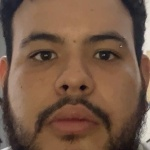
#> input picture Data/Jhon/rotro_10.jpg, 150 x 150 px, given in place of the camera
$ python capturandoRostros.py
#> lines starting #> are read from the running program, lines starting #| are printed output that depends on the picture
import cv2
import os
import imutils

personName = 'Jhon'
dataPath = 'C:/Users/jacke/OneDrive/Escritorio/Reconocimiento Facial/Data' #Cambia a la ruta donde hayas almacenado Data
personPath = dataPath + '/' + personName

if not os.path.exists(personPath):
	print('Carpeta creada: ',personPath)
	os.makedirs(personPath)

cap = cv2.VideoCapture(0,cv2.CAP_DSHOW)


faceClassif = cv2.CascadeClassifier(cv2.data.haarcascades+'haarcascade_frontalface_default.xml')
count = 0

while True:

	ret, frame = cap.read()
#> frame is the input picture: shape (150, 150, 3); mean B, G, R 69.5, 88, 117.3
	if ret == False: break
	frame =  imutils.resize(frame, width=640)
#> frame: shape (640, 640, 3)
	gray = cv2.cvtColor(frame, cv2.COLOR_BGR2GRAY)
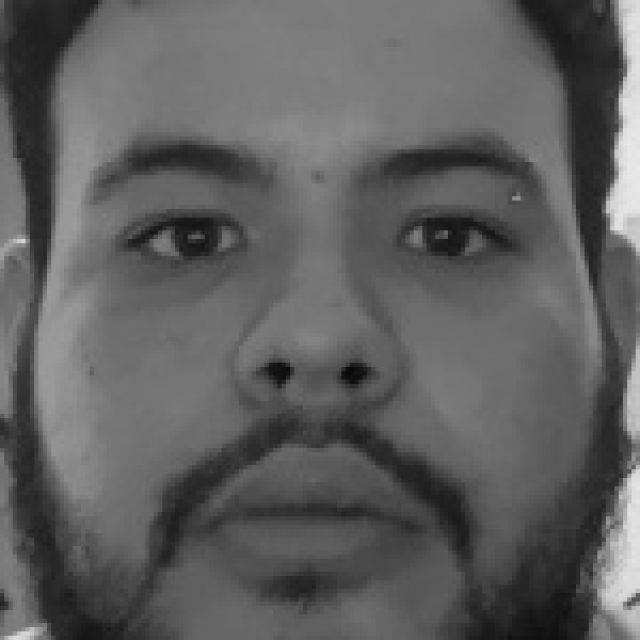
#> gray: shape (640, 640); min 8, max 232, mean 94.7
	auxFrame = frame.copy()


	faces = faceClassif.detectMultiScale(gray,1.3,5)
#> faces = ()

	for (x,y,w,h) in faces:
		cv2.rectangle(frame, (x,y),(x+w,y+h),(0,255,0),2)
		rostro = auxFrame[y:y+h,x:x+w]
		rostro = cv2.resize(rostro,(150,150),interpolation=cv2.INTER_CUBIC)
		cv2.imwrite(personPath + '/rotro_{}.jpg'.format(count),rostro)
		count = count + 1
#> this loop made 0 passes
#> after the loop, count = 0
	cv2.imshow('frame',frame)

	k =  cv2.waitKey(1)
#> (key Esc is pressed here)
	if k == 27 or count >= 500:
		break

cap.release()
cv2.destroyAllWindows()

$ run again, on Data/Jhon/rotro_109.jpg
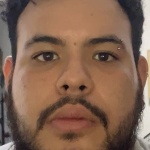
#> input picture Data/Jhon/rotro_109.jpg, 150 x 150 px, given in place of the camera
#> frame is the input picture: shape (150, 150, 3); mean B, G, R 81.5, 99.9, 131.1
#> faces = [[62, 37, 530, 530]]
#> the loop `for (x,y,w,h) in faces:` made 1 pass
#> (x, y, w, h, count) on pass 1: (62, 37, 530, 530, 1)
#> pass 1, `rostro = auxFrame[y:y+h,x:x+w]`:
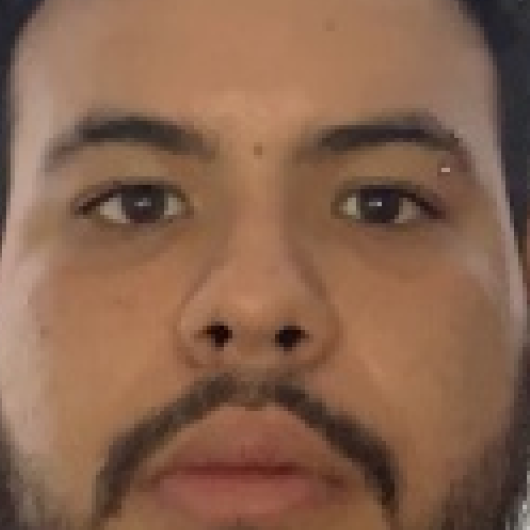
#> rostro: shape (530, 530, 3); mean B, G, R 77.1, 99, 135.7
#> after the loop `for (x,y,w,h) in faces:`:
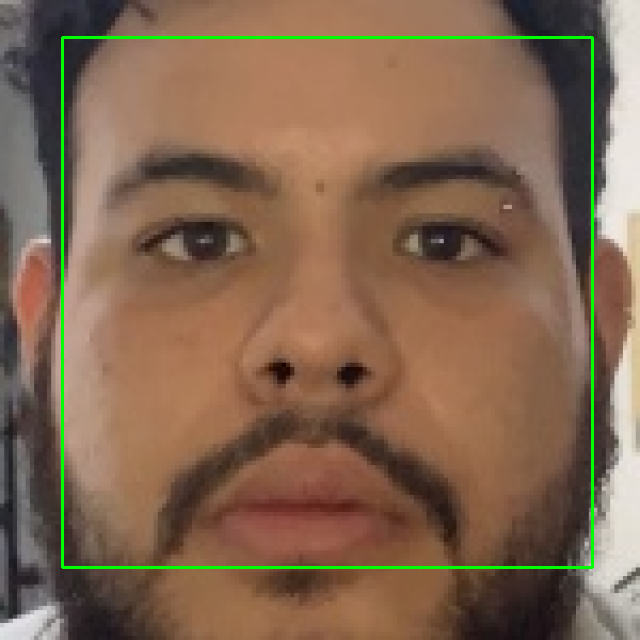
#> frame: shape (640, 640, 3); mean B, G, R 80.4, 102.6, 129.5
#> after the loop `for (x,y,w,h) in faces:`: count = 1
